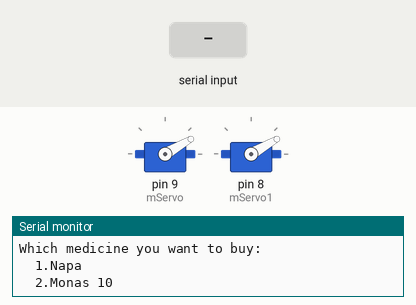
This sketch was run on a simulated Arduino Uno, built with avr-gcc and run on an emulated ATmega328P. Shown: 2 × servo, the last lines printed to the serial monitor. The test bench sets the inputs (shaded band).

Above: at 1.2 s.
1.3 s: "1,90\n" received over Serial
At 2.45 s:
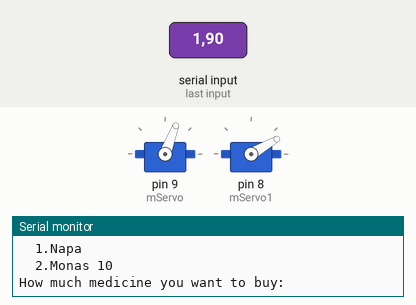
Timing chart, 0 to 9.9 s (numbered marks = the images above; inputs shaded):
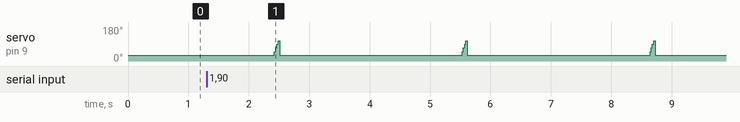

The sketch:

servo.ino
```cpp
#include <Servo.h>
int myInt, chooice;
Servo mServo, mServo1;
void setup() {
  Serial.begin(9600);
  mServo.attach(9);
  mServo1.attach(8);
}
void loop() {
  mServo.write(30);
  mServo1.write(30);
  chooiceMedicine();
}

void chooiceMedicine() {
  Serial.println("Which medicine you want to buy: ");
  Serial.println("\t1.Napa");
  Serial.println("\t2.Monas 10");
  while (Serial.available() == 0) {  // wait until there is data available on the serial port
    delay(100);                      // delay for 100 milliseconds
  }


  // if (Serial.available() > 0) {
  chooice = Serial.parseInt();
  Serial.read();
  Serial.println("How much medicine you want to buy: ");
  Serial.read();
  while (Serial.available() == 0) {  // wait until there is data available on the serial port
    delay(100);                      // delay for 100 milliseconds
  }
  myInt = Serial.parseInt();
  Serial.read();  // Read and discard the newline character
  if (chooice == 1) {
    pushNapaMedicine(myInt);
  }
  if (chooice == 2) {
    pushMonasMedicine(myInt);
  }
  // }
}


void pushNapaMedicine(int n) {
  for (int i = 0; i < n; i++) {
    mServo.write(30);
    delay(1000);
    for (int j = 30; j <= 130; j++) {
      mServo.write(j);
      delay(1);
    }
    // mServo.write(120);
    // delay(2000);
    mServo.write(30);
    delay(2000);
  }
}


void pushMonasMedicine(int n) {
  for (int i = 0; i < n; i++) {
        mServo1.write(30);
    delay(1000);
    for (int j = 30; j <= 120; j++) {
      mServo1.write(j);
      delay(10);
    }

    // mServo1.write(120);
    // delay(5000);
    mServo1.write(30);
    delay(1000);
  }
}
```

Measured:
- after the input at 1.3 s, servo on pin 9 (mServo): 30° → 31° after 1.1 s, then repeats every 3.1 s: 50° 0.02 s, 69° 0.02 s, 88° 0.02 s, 107° 0.03 s, 30° 3.0 s, 31° 0.02 s
